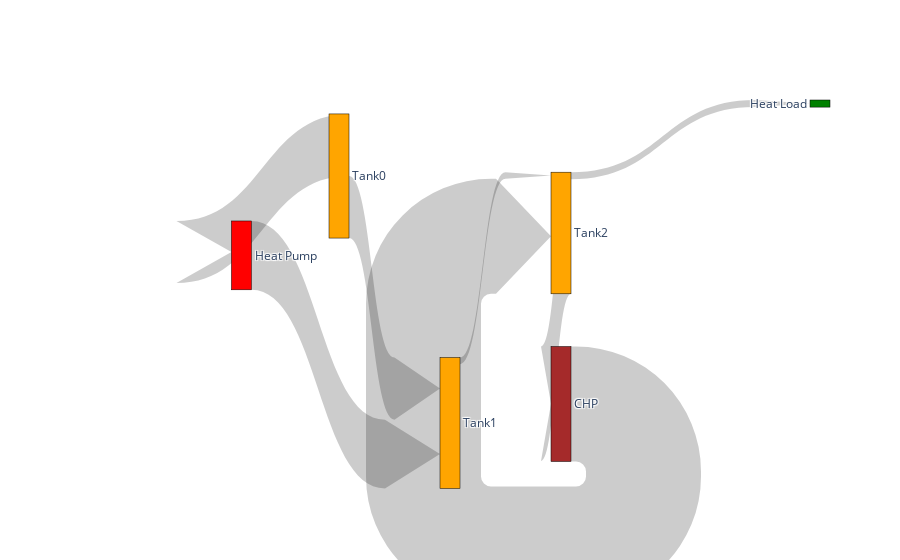

The cell this chart's notebook holds for it:
### Markdown cell above
#### Discarded plots

### Code cell
#Plot where out/fro CHP considered

fig = go.Figure(data=[go.Sankey(
    arrangement = "snap",
    valuesuffix = "Wh",
    node = dict(
      pad = 10,
    #   thickness = 20,
      line = dict(color = "black", width = 0.5),
      label = ["Heat Pump", "Tank0", "Tank1", "Tank2", "Heat Load", "CHP"],
      x = [0, 0.35, 0.5, 0.65, 1,0.65],
      y = [0,0.2,0.85,0.35,-0.2, 0.8],
    #   color = "blue"
      color = ['Red', 'Orange', 'Orange', 'Orange', 'Green', 'Brown']
    ),
    link = dict(
      arrowlen = 55,
      source = [0, 1, 2,3, 4, 1,5,3], # indices correspond to labels, eg A1, A2, A1, B1, ...
      target = [2, 2, 3,4, 1, 0,3,5],
      value = [(((df[x].sum())**2)**0.5)/4 for x in Qflows]
    #   curve = [0, 0, 0, 0.5, 0]
  ))])

fig.show()

### Figure 1 — Plotly figure (JSON) as saved in the notebook; plotly's stock layout.template omitted (floating-point values rounded to 4 significant figures)
{"data": [{"arrangement": "snap", "link": {"arrowlen": 55, "source": [0, 1, 2, 3, 4, 1, 5, 3], "target": [2, 2, 3, 4, 1, 0, 3, 5], "value": [223400000.0, 201700000.0, 21440000.0, 23070000.0, 0, 201300000.0, 373300000.0, 371600000.0]}, "node": {"color": ["Red", "Orange", "Orange", "Orange", "Green", "Brown"], "label": ["Heat Pump", "Tank0", "Tank1", "Tank2", "Heat Load", "CHP"], "line": {"color": "black", "width": 0.5}, "pad": 10, "x": [0, 0.35, 0.5, 0.65, 1, 0.65], "y": [0, 0.2, 0.85, 0.35, -0.2, 0.8]}, "type": "sankey", "valuesuffix": "Wh"}], "layout": {}}
